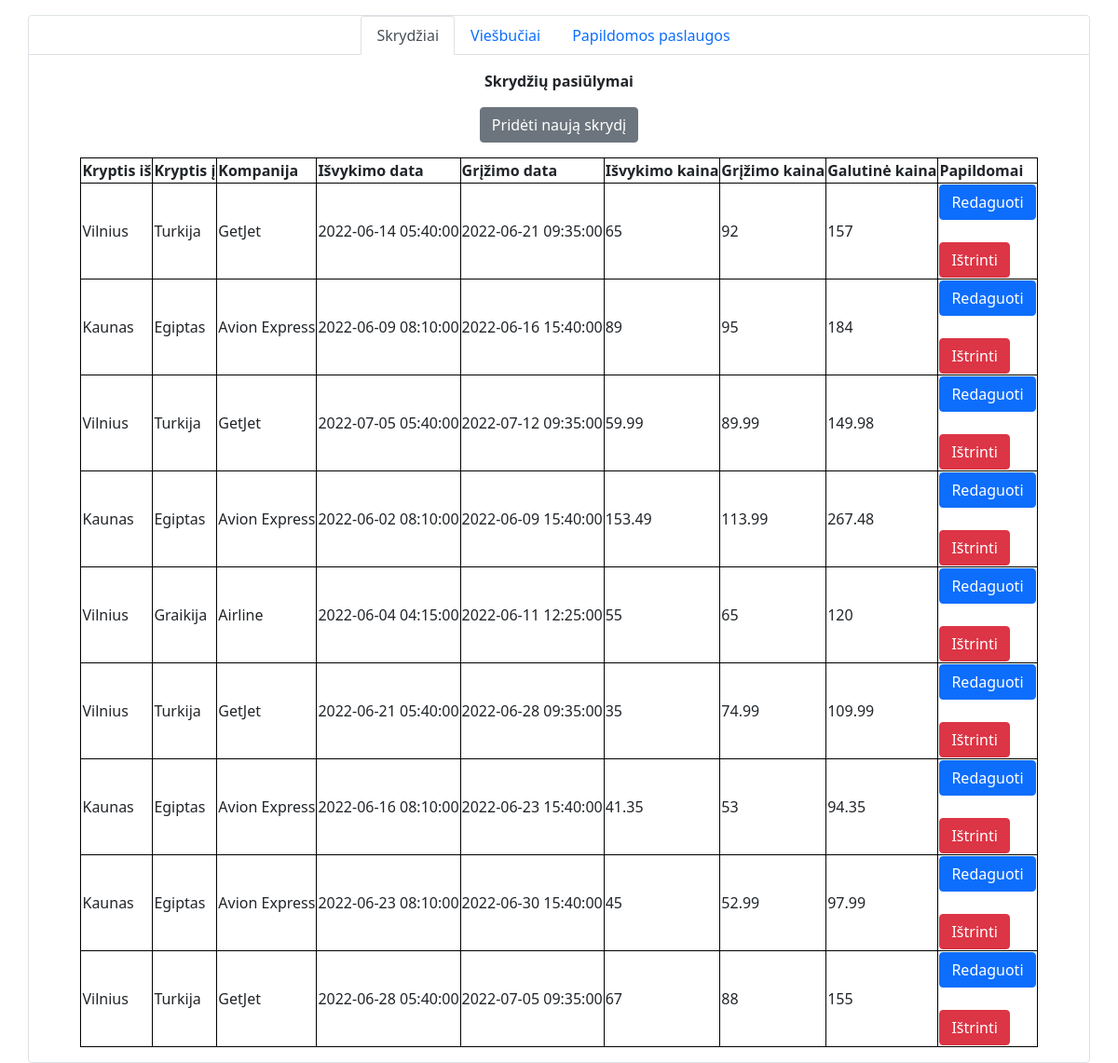
The app's page /Admin_skrydziai.php with its own data.
### tables this page shows
CREATE TABLE `skrydziai` (
  `skrydzioid` int(11) NOT NULL AUTO_INCREMENT,
  `kryptis_is` varchar(32) NOT NULL,
  `kryptis_i` varchar(32) NOT NULL,
  `kompanija` varchar(32) NOT NULL,
  `isvykimo_data` datetime NOT NULL,
  `grizimo_data` datetime NOT NULL,
  `isvykimo_kaina` double NOT NULL,
  `grizimo_kaina` double NOT NULL,
  `galutine_kaina` double NOT NULL,
  `nuotrauka_url` varchar(1500) DEFAULT NULL,
  PRIMARY KEY (`skrydzioid`)
);

### Admin_skrydziai.php (the view, shortened to what this page needs)
<?php
require_once 'sesija.php';
$sql = "SELECT * FROM skrydziai";
$skrydziai = $conn->query($sql);
?>
<!doctype html>
<html lang="en">
  <head>
    <link href="https://cdn.jsdelivr.net/npm/bootstrap@5.1.3/dist/css/bootstrap.min.css" rel="stylesheet">
	<link href="stilius.css" rel="stylesheet">
  </head>
  <body>
<div class="container border rounded mt-3">
	<div class="row mb-3">
		<ul class="nav nav-tabs justify-content-center">
		  <li class="nav-item">
			<a class="nav-link active" aria-current="page">Skrydžiai</a>
		  </li>
		  <li class="nav-item">
			<a class="nav-link" href="Admin_viesbuciai.php">Viešbučiai</a>
		  </li>
		  <li class="nav-item">
			<a class="nav-link" href="Admin_paslaugos.php">Papildomos paslaugos</a>
		  </li>
		</ul>
	</div>
	<span class="d-flex justify-content-center fw-bold">Skrydžių pasiūlymai</span>
	<div class="d-flex justify-content-center mb-3 mt-3">
		<form action='prideti_skrydi.php'>
			<button class="btn btn-secondary" type='submit'>Pridėti naują skrydį</button>
		</form>
	</div>
	<div class="d-flex justify-content-center mb-3 mt-3">
		<?php
		if($skrydziai->num_rows > 0){
			echo '
			<table>
			<tr>
				<th>Kryptis iš</th>
				<th>Kryptis į</th>
				<th>Kompanija</th>
				<th>Išvykimo data</th>
				<th>Grįžimo data</th>
				<th>Išvykimo kaina</th>
				<th>Grįžimo kaina</th>
				<th>Galutinė kaina</th>
				<th>Papildomai</th>
			</tr>
		  ';
			while ($row = $skrydziai->fetch_assoc()) {
				echo "  <tr>
				<td>".$row['kryptis_is']."</td>
				<td>".$row['kryptis_i']."</td>
				<td>".$row['kompanija']."</td>
				<td>".$row['isvykimo_data']."</td>
				<td>".$row['grizimo_data']."</td>
				<td>".$row['isvykimo_kaina']."</td>
				<td>".$row['grizimo_kaina']."</td>
				<td>".$row['galutine_kaina']."</td>
				<td>
					<form action='redaguoti_skrydi.php' method='post'>
						<input hidden name='kryptis_is' value='".$row['kryptis_is']."'/>
						<input hidden name='kryptis_i' value='".$row['kryptis_i']."'/>
						<input hidden name='kompanija' value='".$row['kompanija']."'/>
						<input hidden name='isvykimo_data' value='".$row['isvykimo_data']."'/>
						<input hidden name='grizimo_data' value='".$row['grizimo_data']."'/>
						<input hidden name='isvykimo_kaina' value='".$row['isvykimo_kaina']."'/>
						<input hidden name='grizimo_kaina' value='".$row['grizimo_kaina']."'/>
						<input hidden name='galutine_kaina' value='".$row['galutine_kaina']."'/>
						<input hidden name='skrydzioid' value='".$row['skrydzioid']."'/>
						<button class='btn btn-primary' type='submit'>Redaguoti </button>
					</form>
					</br>
					<form action='istrinti_skrydi.php'>
						<input hidden name='skrydzioid' value='".$row['skrydzioid']."'/>
						<button class='btn btn-danger' type='submit'>Ištrinti </button>
					</form>
				</td>
			  </tr>";
			}
		 }
		 echo '</table>';
		?>
	</div>
</div>
  </body>
</html>

### stilius.css (style rules this page uses)
table, th, td { border: 1px solid black; }

### records on screen
skrydziai: kryptis_is "Vilnius", kryptis_i "Turkija", kompanija "GetJet", isvykimo_data "2022-06-14 05:40:00", grizimo_data "2022-06-21 09:35:00", isvykimo_kaina "65", grizimo_kaina "92", galutine_kaina "157"
skrydziai: kryptis_is "Kaunas", kryptis_i "Egiptas", kompanija "Avion Express", isvykimo_data "2022-06-09 08:10:00", grizimo_data "2022-06-16 15:40:00", isvykimo_kaina "89", grizimo_kaina "95", galutine_kaina "184"
skrydziai: kryptis_is "Vilnius", kryptis_i "Turkija", kompanija "GetJet", isvykimo_data "2022-07-05 05:40:00", grizimo_data "2022-07-12 09:35:00", isvykimo_kaina "59.99", grizimo_kaina "89.99", galutine_kaina "149.98"
skrydziai: kryptis_is "Kaunas", kryptis_i "Egiptas", kompanija "Avion Express", isvykimo_data "2022-06-02 08:10:00", grizimo_data "2022-06-09 15:40:00", isvykimo_kaina "153.49", grizimo_kaina "113.99", galutine_kaina "267.48"
skrydziai: kryptis_is "Vilnius", kryptis_i "Graikija", kompanija "Airline", isvykimo_data "2022-06-04 04:15:00", grizimo_data "2022-06-11 12:25:00", isvykimo_kaina "55", grizimo_kaina "65", galutine_kaina "120"
skrydziai: kryptis_is "Vilnius", kryptis_i "Turkija", kompanija "GetJet", isvykimo_data "2022-06-21 05:40:00", grizimo_data "2022-06-28 09:35:00", isvykimo_kaina "35", grizimo_kaina "74.99", galutine_kaina "109.99"
skrydziai: kryptis_is "Kaunas", kryptis_i "Egiptas", kompanija "Avion Express", isvykimo_data "2022-06-16 08:10:00", grizimo_data "2022-06-23 15:40:00", isvykimo_kaina "41.35", grizimo_kaina "53", galutine_kaina "94.35"
skrydziai: kryptis_is "Kaunas", kryptis_i "Egiptas", kompanija "Avion Express", isvykimo_data "2022-06-23 08:10:00", grizimo_data "2022-06-30 15:40:00", isvykimo_kaina "45", grizimo_kaina "52.99", galutine_kaina "97.99"
skrydziai: kryptis_is "Vilnius", kryptis_i "Turkija", kompanija "GetJet", isvykimo_data "2022-06-28 05:40:00", grizimo_data "2022-07-05 09:35:00", isvykimo_kaina "67", grizimo_kaina "88", galutine_kaina "155"
